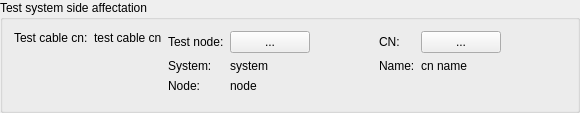
<?xml version="1.0" encoding="UTF-8"?>
<ui version="4.0">
 <class>mdtTtLogicalTestCableTsWidget</class>
 <widget class="QGroupBox" name="mdtTtLogicalTestCableTsWidget">
  <property name="geometry">
   <rect>
    <x>0</x>
    <y>0</y>
    <width>580</width>
    <height>113</height>
   </rect>
  </property>
  <property name="sizePolicy">
   <sizepolicy hsizetype="Preferred" vsizetype="Preferred">
    <horstretch>0</horstretch>
    <verstretch>0</verstretch>
   </sizepolicy>
  </property>
  <property name="windowTitle">
   <string>GroupBox</string>
  </property>
  <property name="title">
   <string>Test system side affectation</string>
  </property>
  <layout class="QHBoxLayout" name="horizontalLayout_3">
   <item>
    <layout class="QFormLayout" name="formLayout">
     <item row="0" column="0">
      <widget class="QLabel" name="lbTestCableCnLabel">
       <property name="text">
        <string>Test cable cn:</string>
       </property>
      </widget>
     </item>
     <item row="0" column="1">
      <widget class="QLabel" name="lbTestCableCn">
       <property name="text">
        <string>test cable cn</string>
       </property>
      </widget>
     </item>
    </layout>
   </item>
   <item>
    <layout class="QFormLayout" name="formLayout_2">
     <item row="0" column="0">
      <widget class="QLabel" name="label">
       <property name="text">
        <string>Test node:</string>
       </property>
      </widget>
     </item>
     <item row="0" column="1">
      <layout class="QHBoxLayout" name="horizontalLayout">
       <item>
        <widget class="QPushButton" name="pbSelectSystem">
         <property name="text">
          <string>...</string>
         </property>
        </widget>
       </item>
       <item>
        <spacer name="horizontalSpacer_3">
         <property name="orientation">
          <enum>Qt::Horizontal</enum>
         </property>
         <property name="sizeHint" stdset="0">
          <size>
           <width>40</width>
           <height>20</height>
          </size>
         </property>
        </spacer>
       </item>
      </layout>
     </item>
     <item row="1" column="0">
      <widget class="QLabel" name="lbSystemLabel">
       <property name="text">
        <string>System:</string>
       </property>
      </widget>
     </item>
     <item row="1" column="1">
      <widget class="QLabel" name="lbSystem">
       <property name="text">
        <string>system</string>
       </property>
      </widget>
     </item>
     <item row="2" column="0">
      <widget class="QLabel" name="lbNodeLabel">
       <property name="text">
        <string>Node:</string>
       </property>
      </widget>
     </item>
     <item row="2" column="1">
      <widget class="QLabel" name="lbNode">
       <property name="text">
        <string>node</string>
       </property>
      </widget>
     </item>
    </layout>
   </item>
   <item>
    <spacer name="horizontalSpacer_4">
     <property name="orientation">
      <enum>Qt::Horizontal</enum>
     </property>
     <property name="sizeType">
      <enum>QSizePolicy::Fixed</enum>
     </property>
     <property name="sizeHint" stdset="0">
      <size>
       <width>30</width>
       <height>20</height>
      </size>
     </property>
    </spacer>
   </item>
   <item>
    <layout class="QFormLayout" name="formLayout_3">
     <item row="0" column="0">
      <widget class="QLabel" name="lbCnLabel">
       <property name="text">
        <string>CN:</string>
       </property>
      </widget>
     </item>
     <item row="0" column="1">
      <layout class="QHBoxLayout" name="horizontalLayout_2">
       <item>
        <widget class="QPushButton" name="pbSelectCn">
         <property name="text">
          <string>...</string>
         </property>
        </widget>
       </item>
       <item>
        <spacer name="horizontalSpacer_2">
         <property name="orientation">
          <enum>Qt::Horizontal</enum>
         </property>
         <property name="sizeHint" stdset="0">
          <size>
           <width>40</width>
           <height>20</height>
          </size>
         </property>
        </spacer>
       </item>
      </layout>
     </item>
     <item row="1" column="0">
      <widget class="QLabel" name="label_2">
       <property name="text">
        <string>Name:</string>
       </property>
      </widget>
     </item>
     <item row="1" column="1">
      <widget class="QLabel" name="lbCnName">
       <property name="text">
        <string>cn name</string>
       </property>
      </widget>
     </item>
    </layout>
   </item>
   <item>
    <spacer name="horizontalSpacer">
     <property name="orientation">
      <enum>Qt::Horizontal</enum>
     </property>
     <property name="sizeHint" stdset="0">
      <size>
       <width>40</width>
       <height>20</height>
      </size>
     </property>
    </spacer>
   </item>
  </layout>
 </widget>
 <resources/>
 <connections/>
</ui>
